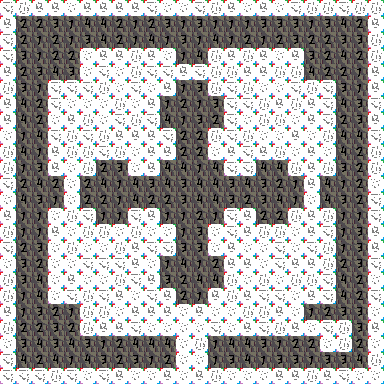

This is a level from a 2D game, rendered from its Tiled map with the project's own tilesets. A one-line summary and the complete map file follow:
An orthogonal 24x24 tile map with 16x16 px tiles, 1 tile layer (tile) and 42 objects.

<map version="1.0" tiledversion="1.1.2" orientation="orthogonal" renderorder="right-down" width="24" height="24" tilewidth="16" tileheight="16" infinite="0" nextobjectid="53">
 <tileset firstgid="1" source="tileset.tsx" />
 <layer name="tile" width="24" height="24">
  <data encoding="csv">
8,9,7,7,6,7,7,7,7,8,6,6,8,9,7,6,7,6,8,9,9,8,9,9,
7,3,3,4,2,5,5,3,2,3,4,2,4,2,2,2,4,4,4,2,4,5,3,7,
8,3,2,3,2,4,5,3,2,5,2,4,2,5,2,3,2,3,4,3,3,4,4,9,
8,4,2,3,3,6,7,7,9,7,6,2,5,9,7,9,7,6,7,4,3,5,3,9,
7,3,4,5,4,6,8,6,9,8,8,7,8,9,9,7,7,9,9,5,3,3,2,7,
9,4,2,8,8,8,9,6,8,6,7,2,4,9,8,9,6,6,8,9,8,4,2,7,
7,5,3,8,6,6,6,9,6,7,2,3,2,4,8,8,9,7,9,7,8,5,4,8,
7,5,3,6,7,9,6,8,9,8,5,2,4,3,8,6,9,9,6,7,8,3,4,7,
6,2,5,8,9,8,9,7,7,7,8,3,3,9,8,9,6,6,7,6,9,5,5,8,
9,5,2,7,9,9,8,9,6,7,7,3,3,6,7,8,7,9,6,7,6,5,3,9,
9,2,4,7,6,9,3,4,6,7,5,5,2,5,8,8,5,5,9,7,9,4,3,9,
8,3,5,3,6,3,5,2,5,4,5,4,5,5,4,5,4,3,2,7,5,2,3,6,
6,5,4,2,6,3,3,2,5,3,3,4,5,5,4,3,4,5,2,6,5,4,3,8,
7,2,2,6,9,8,2,2,8,7,2,2,3,2,8,7,3,3,9,7,9,2,2,8,
9,2,2,7,6,9,9,6,9,6,6,2,4,6,8,7,9,9,6,7,8,2,4,7,
8,3,4,6,9,6,6,9,7,8,8,4,4,6,7,6,6,8,6,8,9,2,4,7,
6,4,3,6,6,8,8,8,7,6,2,5,2,3,7,7,6,8,7,7,9,3,4,8,
9,4,5,6,7,6,6,9,8,7,4,3,5,5,9,6,9,6,9,9,8,5,3,6,
9,2,5,6,8,9,8,7,6,8,7,3,2,7,9,7,8,8,6,7,8,5,3,8,
7,2,4,3,2,9,9,6,7,7,7,6,7,6,6,9,9,7,6,2,3,4,4,6,
9,3,3,4,3,9,7,7,8,6,6,6,6,8,6,7,8,9,7,6,8,9,4,7,
6,4,5,4,5,4,2,3,5,5,5,6,9,2,5,5,4,2,3,3,6,9,3,6,
8,5,3,5,2,5,4,3,4,2,3,6,6,2,4,5,2,4,4,2,4,4,5,9,
8,8,8,9,8,6,8,7,6,6,7,6,7,9,6,6,6,7,7,9,7,8,6,6
</data>
 </layer>
 <objectgroup name="furniture">
  <object id="1" gid="10" x="176" y="368" width="16" height="16" />
  <object id="2" gid="10" x="192" y="368" width="16" height="16" />
  <object id="3" gid="51" x="144" y="224" width="16" height="16">
   <properties>
    <property name="activationtarget" value="[[4,12]]" />
   </properties>
  </object>
  <object id="4" gid="51" x="160" y="240" width="16" height="16">
   <properties>
    <property name="activationtarget" value="[[4,11]]" />
   </properties>
  </object>
  <object id="5" gid="51" x="144" y="176" width="16" height="16">
   <properties>
    <property name="activationtarget" value="[[12,4]]" />
   </properties>
  </object>
  <object id="6" gid="51" x="160" y="160" width="16" height="16">
   <properties>
    <property name="activationtarget" value="[[19,11]]" />
   </properties>
  </object>
  <object id="7" gid="51" x="208" y="160" width="16" height="16">
   <properties>
    <property name="activationtarget" value="[[19,20]]" />
   </properties>
  </object>
  <object id="8" gid="51" x="224" y="176" width="16" height="16" />
  <object id="9" gid="51" x="224" y="224" width="16" height="16">
   <properties>
    <property name="activationtarget" value="[[11,4]]" />
   </properties>
  </object>
  <object id="10" gid="51" x="208" y="240" width="16" height="16">
   <properties>
    <property name="activationtarget" value="[[19,12]]" />
   </properties>
  </object>
  <object id="11" gid="65" x="64" y="224" width="16" height="16" />
  <object id="14" gid="65" x="64" y="288" width="16" height="16" />
  <object id="15" gid="65" x="160" y="80" width="16" height="16" />
  <object id="16" gid="65" x="112" y="160" width="16" height="16" />
  <object id="17" gid="52" x="128" y="80" width="16" height="16" />
  <object id="18" gid="52" x="144" y="96" width="16" height="16" />
  <object id="19" gid="52" x="80" y="288" width="16" height="16" />
  <object id="20" gid="52" x="112" y="240" width="16" height="16" />
  <object id="22" gid="52" x="144" y="288" width="16" height="16" />
  <object id="24" gid="65" x="192" y="336" width="16" height="16" />
  <object id="26" gid="65" x="240" y="288" width="16" height="16" />
  <object id="27" gid="65" x="288" y="272" width="16" height="16" />
  <object id="28" gid="65" x="288" y="96" width="16" height="16" />
  <object id="29" gid="52" x="272" y="96" width="16" height="16" />
  <object id="31" gid="52" x="272" y="288" width="16" height="16" />
  <object id="32" gid="52" x="256" y="272" width="16" height="16" />
  <object id="33" gid="52" x="240" y="256" width="16" height="16" />
  <object id="34" gid="52" x="256" y="112" width="16" height="16" />
  <object id="36" gid="52" x="64" y="128" width="16" height="16" />
  <object id="37" gid="52" x="288" y="128" width="16" height="16" />
  <object id="38" gid="52" x="80" y="144" width="16" height="16" />
  <object id="39" gid="52" x="112" y="272" width="16" height="16" />
  <object id="42" gid="52" x="304" y="240" width="16" height="16" />
  <object id="43" gid="52" x="224" y="96" width="16" height="16" />
  <object id="44" gid="68" x="336" y="352" width="16" height="16" />
  <object id="46" gid="3" x="64" y="208" width="16" height="16" />
  <object id="47" gid="3" x="64" y="192" width="16" height="16" />
  <object id="48" gid="3" x="176" y="80" width="16" height="16" />
  <object id="49" gid="3" x="192" y="80" width="16" height="16" />
  <object id="50" gid="3" x="304" y="208" width="16" height="16" />
  <object id="51" gid="3" x="304" y="192" width="16" height="16" />
  <object id="52" gid="3" x="304" y="336" width="16" height="16" />
 </objectgroup>
 <objectgroup name="description" />
</map>